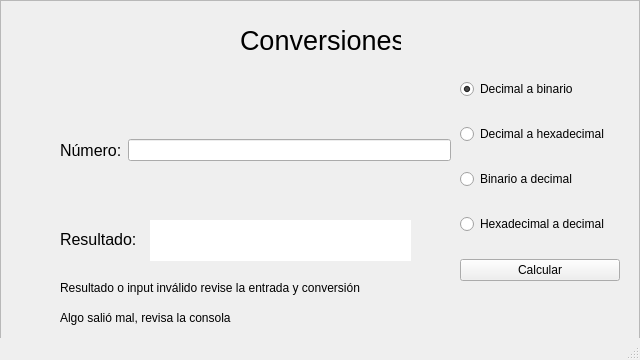
<?xml version="1.0" encoding="UTF-8"?>
<ui version="4.0">
 <class>MainWindow</class>
 <widget class="QMainWindow" name="MainWindow">
  <property name="geometry">
   <rect>
    <x>0</x>
    <y>0</y>
    <width>640</width>
    <height>360</height>
   </rect>
  </property>
  <property name="windowTitle">
   <string>MainWindow</string>
  </property>
  <widget class="QWidget" name="centralwidget">
   <widget class="QFrame" name="frame">
    <property name="geometry">
     <rect>
      <x>0</x>
      <y>0</y>
      <width>640</width>
      <height>360</height>
     </rect>
    </property>
    <property name="frameShape">
     <enum>QFrame::StyledPanel</enum>
    </property>
    <property name="frameShadow">
     <enum>QFrame::Raised</enum>
    </property>
    <widget class="QLabel" name="resultado">
     <property name="geometry">
      <rect>
       <x>150</x>
       <y>220</y>
       <width>261</width>
       <height>41</height>
      </rect>
     </property>
     <property name="styleSheet">
      <string notr="true">background-color: rgb(255, 255, 255);</string>
     </property>
     <property name="text">
      <string/>
     </property>
    </widget>
    <widget class="QWidget" name="verticalLayoutWidget">
     <property name="geometry">
      <rect>
       <x>460</x>
       <y>60</y>
       <width>160</width>
       <height>241</height>
      </rect>
     </property>
     <layout class="QVBoxLayout" name="verticalLayout">
      <item>
       <widget class="QRadioButton" name="dec2bin">
        <property name="text">
         <string>Decimal a binario</string>
        </property>
        <property name="checked">
         <bool>true</bool>
        </property>
       </widget>
      </item>
      <item>
       <widget class="QRadioButton" name="dec2hex">
        <property name="text">
         <string>Decimal a hexadecimal</string>
        </property>
       </widget>
      </item>
      <item>
       <widget class="QRadioButton" name="bin2dec">
        <property name="text">
         <string>Binario a decimal</string>
        </property>
       </widget>
      </item>
      <item>
       <widget class="QRadioButton" name="hex2dec">
        <property name="text">
         <string>Hexadecimal a decimal</string>
        </property>
       </widget>
      </item>
      <item>
       <widget class="QPushButton" name="calculate">
        <property name="cursor">
         <cursorShape>PointingHandCursor</cursorShape>
        </property>
        <property name="text">
         <string>Calcular</string>
        </property>
       </widget>
      </item>
     </layout>
    </widget>
    <widget class="QWidget" name="horizontalLayoutWidget">
     <property name="geometry">
      <rect>
       <x>60</x>
       <y>110</y>
       <width>391</width>
       <height>80</height>
      </rect>
     </property>
     <layout class="QHBoxLayout" name="horizontalLayout">
      <item>
       <widget class="QLabel" name="label_2">
        <property name="font">
         <font>
          <pointsize>12</pointsize>
         </font>
        </property>
        <property name="text">
         <string>Número:</string>
        </property>
       </widget>
      </item>
      <item>
       <widget class="QLineEdit" name="numero">
        <property name="styleSheet">
         <string notr="true"/>
        </property>
       </widget>
      </item>
     </layout>
    </widget>
    <widget class="QLabel" name="label_3">
     <property name="geometry">
      <rect>
       <x>60</x>
       <y>200</y>
       <width>81</width>
       <height>78</height>
      </rect>
     </property>
     <property name="font">
      <font>
       <pointsize>12</pointsize>
      </font>
     </property>
     <property name="text">
      <string>Resultado:</string>
     </property>
    </widget>
    <widget class="QLabel" name="label">
     <property name="geometry">
      <rect>
       <x>240</x>
       <y>20</y>
       <width>161</width>
       <height>41</height>
      </rect>
     </property>
     <property name="font">
      <font>
       <pointsize>20</pointsize>
      </font>
     </property>
     <property name="text">
      <string>Conversiones </string>
     </property>
    </widget>
    <widget class="QLabel" name="error">
     <property name="geometry">
      <rect>
       <x>60</x>
       <y>280</y>
       <width>321</width>
       <height>16</height>
      </rect>
     </property>
     <property name="text">
      <string>Resultado o input inválido revise la entrada y conversión</string>
     </property>
    </widget>
    <widget class="QLabel" name="error_un">
     <property name="geometry">
      <rect>
       <x>60</x>
       <y>310</y>
       <width>321</width>
       <height>16</height>
      </rect>
     </property>
     <property name="text">
      <string>Algo salió mal, revisa la consola</string>
     </property>
    </widget>
   </widget>
  </widget>
  <widget class="QStatusBar" name="statusbar"/>
 </widget>
 <resources/>
 <connections/>
</ui>
